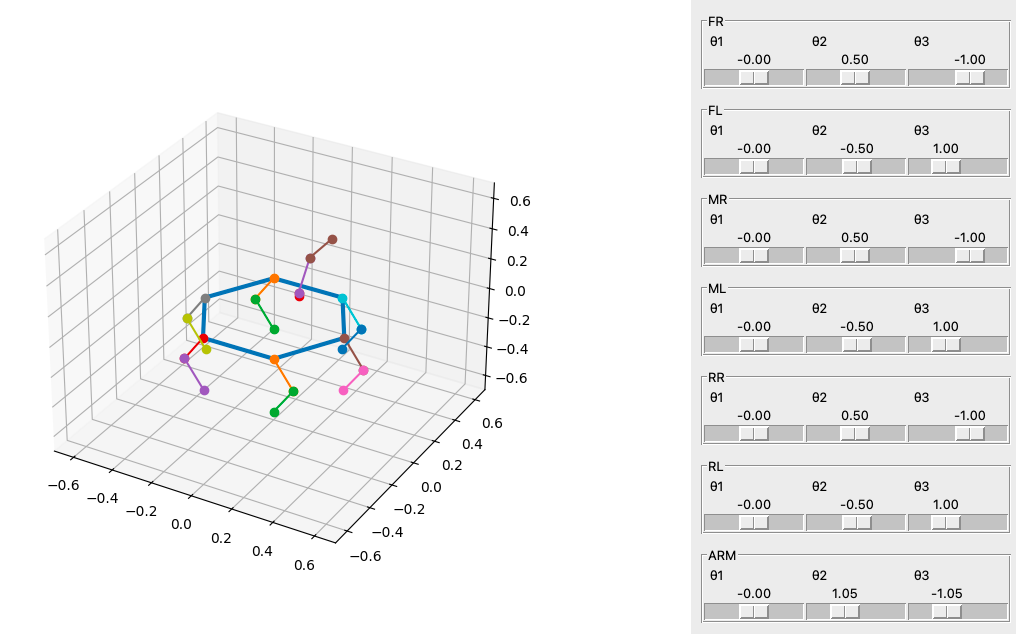

This chart was generated by the following Python code:
import matplotlib
matplotlib.use('TkAgg')

import numpy as np
import matplotlib.pyplot as plt
import tkinter as tk
from matplotlib.backends.backend_tkagg import FigureCanvasTkAgg

# -----------------------------
# Robot parameters
# -----------------------------
L1, L2 = 0.2, 0.2

# Manipulator lengths
Lm1, Lm2, Lm3 = 0.02, 0.2, 0.2

right_legs = ["FR", "MR", "RR"]
left_legs  = ["FL", "ML", "RL"]

limits = {
    "right": {
        "theta1": (-np.pi/6, np.pi/6),
        "theta2": (-np.pi/6,  np.pi/2),
        "theta3": (-np.pi,          0)
    },
    "left": {
        "theta1": (-np.pi/6,  np.pi/6),
        "theta2": (-np.pi/2,  np.pi/6),
        "theta3": (0,         np.pi)
    }
}

# Manipulator limits
manip_limits = [
    (-np.pi, np.pi),
    (0, np.pi),
    (-np.pi, np.pi)
]

# Six legs
legs = {
    "FR": [0.0, 0.5, -1.0],
    "FL": [0.0, -0.5, 1.0],
    "MR": [0.0, 0.5, -1.0],
    "ML": [0.0, -0.5, 1.0],
    "RR": [0.0, 0.5, -1.0],
    "RL": [0.0, -0.5, 1.0]
}

# -----------------------------
# Manipulator state
# -----------------------------
manip = [0.0, np.pi/3, -np.pi/3]
manip_default = manip[:]

# Store defaults
defaults = {k: v[:] for k, v in legs.items()}

# -----------------------------
# Hexagon body geometry
# -----------------------------
hex_radius = 0.35
angles = np.deg2rad([0, 60, 120, 180, 240, 300])
body = np.array([[hex_radius*np.cos(a), hex_radius*np.sin(a), 0] for a in angles] +
                [[hex_radius*np.cos(angles[0]), hex_radius*np.sin(angles[0]), 0]])

base_pos = {
    "FR": body[5],
    "FL": body[4],
    "ML": body[3],
    "MR": body[0],
    "RL": body[2],
    "RR": body[1]
}

# -----------------------------
# FK (legs)
# -----------------------------
def fk(t1, t2, t3):
    X = L1*np.sin(t2) + L2*np.sin(t2+t3)
    Y = (L1*np.cos(t2) + L2*np.cos(t2+t3)) * np.sin(t1)
    Z = -(L1*np.cos(t2) + L2*np.cos(t2+t3)) * np.cos(t1)
    return np.array([X, Y, Z])

# -----------------------------
# FK (Manipulator)
# -----------------------------
def fk_manip(t1, t2, t3):
    X = (Lm2*np.cos(t2) + Lm3*np.cos(t2+t3)) * np.sin(t1)
    Y = (Lm2 * np.cos(t2) + Lm3 * np.cos(t2 + t3)) * np.cos(t1)
    Z = Lm2*np.sin(t2) + Lm3*np.sin(t2+t3) + Lm1
    return np.array([X, Y, Z])

# -----------------------------
# Plot
# -----------------------------
fig = plt.figure(figsize=(8,6))
ax = fig.add_subplot(111, projection='3d')

def draw():
    ax.clear()
    ax.plot(body[:,0], body[:,1], body[:,2], linewidth=3)

    # Draw legs
    for leg, (t1, t2, t3) in legs.items():
        base = base_pos[leg]

        knee = base + np.array([
            L1*np.sin(t2),
            L1*np.cos(t2)*np.sin(t1),
            -L1*np.cos(t2)*np.cos(t1)
        ])

        foot = base + fk(t1, t2, t3)

        ax.plot([base[0], knee[0]], [base[1], knee[1]], [base[2], knee[2]], marker='o')
        ax.plot([knee[0], foot[0]], [knee[1], foot[1]], [knee[2], foot[2]], marker='o')

    # -----------------------------
    # Draw Manipulator
    # -----------------------------
    base = np.array([0.0, 0.22, 0.0])

    t1, t2, t3 = manip

    j1 = base + np.array([0, 0, Lm1])
    j2 = j1 + np.array([
        Lm2 * np.cos(t2) * np.sin(t1),
        Lm2*np.cos(t2)*np.cos(t1),
        Lm2*np.sin(t2)
    ])
    end = base + fk_manip(t1, t2, t3)

    ax.plot([base[0], j1[0]], [base[1], j1[1]], [base[2], j1[2]], marker='o')
    ax.plot([j1[0], j2[0]], [j1[1], j2[1]], [j1[2], j2[2]], marker='o')
    ax.plot([j2[0], end[0]], [j2[1], end[1]], [j2[2], end[2]], marker='o')

    ax.set_xlim([-0.7,0.7])
    ax.set_ylim([-0.7,0.7])
    ax.set_zlim([-0.7,0.7])

# -----------------------------
# Tkinter UI
# -----------------------------
root = tk.Tk()
root.title("Hexapod FK Simulator")
root.geometry("1200x650")

canvas = FigureCanvasTkAgg(fig, master=root)
canvas.get_tk_widget().pack(side=tk.LEFT, fill=tk.BOTH, expand=True)

control = tk.Frame(root)
control.pack(side=tk.RIGHT, fill=tk.Y, padx=10, pady=10)

# -----------------------------
# Update
# -----------------------------
def update(leg, i, val):
    legs[leg][i] = float(val)
    draw()
    canvas.draw_idle()

def update_manip(i, val):
    manip[i] = float(val)
    draw()
    canvas.draw_idle()

sliders = []
manip_sliders = []

# -----------------------------
# Leg sliders
# -----------------------------
for leg in legs:
    f = tk.LabelFrame(control, text=leg)
    f.pack(fill="x", pady=6)

    group = "right" if leg in right_legs else "left"

    for i, joint_name in enumerate(["theta1","theta2","theta3"]):
        min_lim, max_lim = limits[group][joint_name]

        s = tk.Scale(
            f,
            from_=min_lim,
            to=max_lim,
            resolution=0.01,
            orient=tk.HORIZONTAL,
            label=f"θ{i+1}",
            command=lambda v, l=leg, j=i: update(l,j,v)
        )
        s.set(legs[leg][i])
        s.pack(side="left", expand=True, fill="x")

        sliders.append((s, leg, i))

# -----------------------------
# Manipulator UI
# -----------------------------
f = tk.LabelFrame(control, text="ARM")
f.pack(fill="x", pady=6)

for i in range(3):
    s = tk.Scale(
        f,
        from_=manip_limits[i][0],
        to=manip_limits[i][1],
        resolution=0.01,
        orient=tk.HORIZONTAL,
        label=f"θ{i+1}",
        command=lambda v, j=i: update_manip(j,v)
    )
    s.set(manip[i])
    s.pack(side="left", expand=True, fill="x")

    manip_sliders.append((s, i))

# -----------------------------
# Reset
# -----------------------------
def reset():
    for l in legs:
        legs[l] = defaults[l][:]
    for s, l, i in sliders:
        s.set(legs[l][i])

    for i in range(3):
        manip[i] = manip_default[i]
    for s, i in manip_sliders:
        s.set(manip[i])

    draw()
    canvas.draw()

tk.Button(control, text="Reset", command=reset).pack(fill="x", pady=10)

# -----------------------------
draw()
canvas.draw()
root.mainloop()
